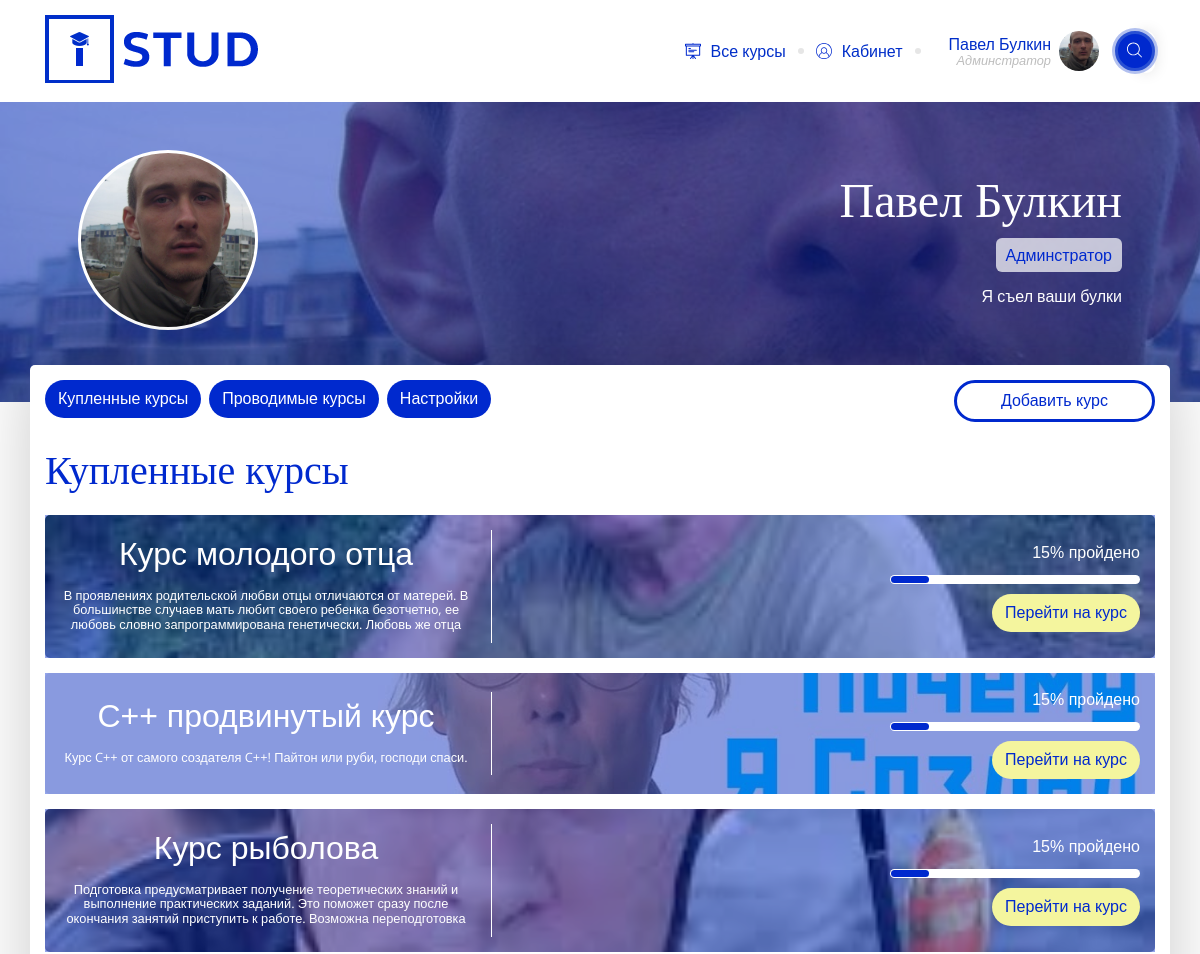
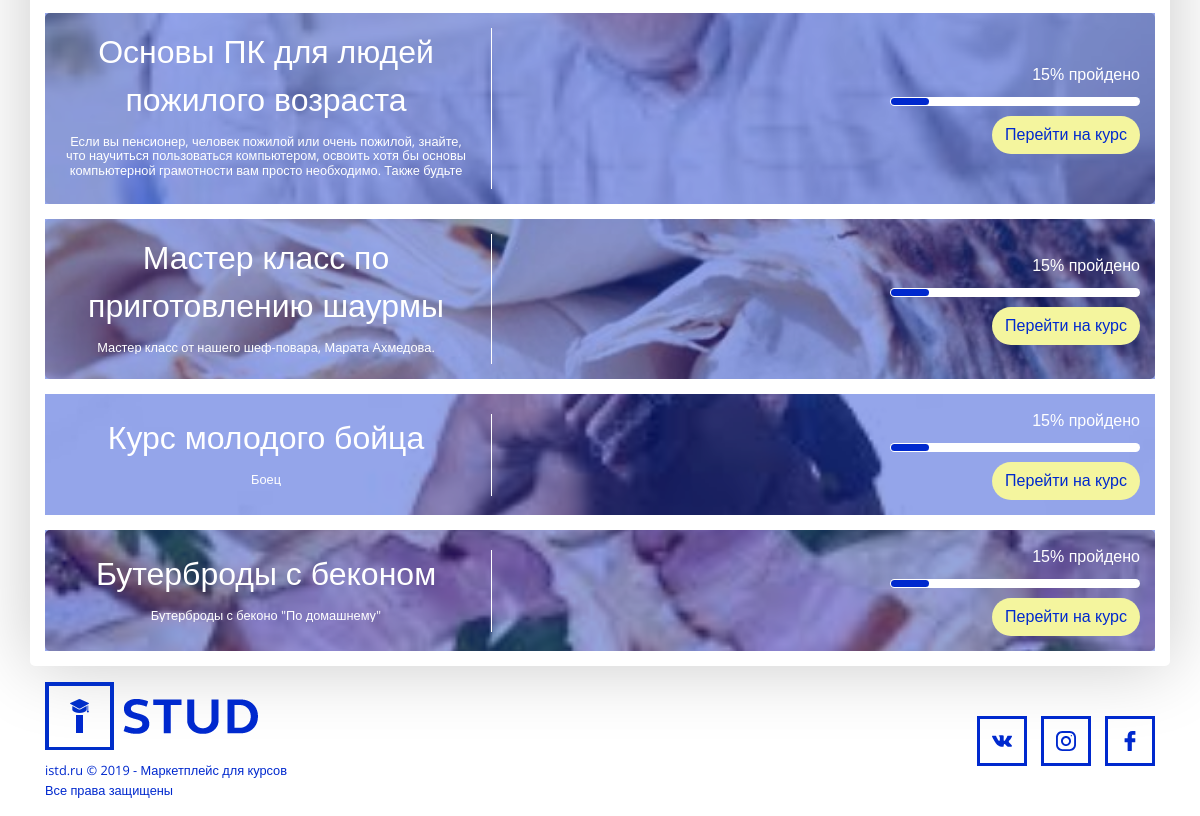
The app's page /bought/ (signed in) with its own data (2 pictures, top to bottom).
### users/models.py (models this page shows, shortened)
class User(AbstractBaseUser, PermissionsMixin):
    email = models.EmailField('email', unique=True)
    username = models.CharField('username', max_length=50, null=True, blank=True)
    first_name = models.CharField('Имя пользователя', max_length=30, blank=True, null=True, default=None)
    date_joined = models.DateTimeField('дата регистрации', auto_now_add=True)
    is_staff = models.BooleanField('сотрудник?', default=False)
    is_confirm = models.BooleanField('подтверждённый юзер', default=False)
    objects = UserManager()
    USERNAME_FIELD = 'email'
    REQUIRED_FIELDS = []
    class Meta:
        verbose_name = 'пользователь'
        verbose_name_plural = 'пользователи'
    def get_full_name(self):
        return self.first_name
    def userdata(self):
        return Profile.objects.get(user=self.pk)

### users/_models_proxy.py (models this page shows, shortened)
class UserProfile(models.Model):
    GENDER_CHOICES = (
        ('M', 'Мужской'),
        ('F', 'Женский'),
    )
    user = models.OneToOneField(settings.AUTH_USER_MODEL, on_delete=models.CASCADE)
    age = models.IntegerField('Возраст пользователя', blank=True, null=True)
    city = models.CharField('Город', max_length=100, blank=True, null=True)
    avatar = models.ImageField('Аватар', upload_to='avatars/', blank=True, null=True)
    about = models.TextField('О себе', blank=True, null=True)
    sex = models.CharField(choices=GENDER_CHOICES, max_length=1)
    balance = models.PositiveSmallIntegerField('Баланс', default=0)
    class Meta:
        verbose_name = 'Профиль пользователя'
        verbose_name_plural = 'Профили пользователя'

### courses/models.py (models this page shows, shortened)
class SubscribeToCourse(models.Model):
    course = models.ForeignKey(Course, on_delete=models.DO_NOTHING)
    user = models.ForeignKey(settings.AUTH_USER_MODEL, on_delete=models.DO_NOTHING)
    class Meta:
        verbose_name = 'Запись на курс'

class Course(models.Model):
    name = models.CharField('Название курса', max_length=100)
    price = models.IntegerField('Цена')
    duration = models.IntegerField('Длительность')
    description = models.TextField('Описание')
    img = models.ImageField('Изображение курса', upload_to="courses/", null=True, blank=True)
    category = models.ForeignKey(CourseCategory, on_delete=models.PROTECT)
    date_start = models.DateTimeField('Дата и время начала курса', auto_now=True, blank=True)
    creator = models.ForeignKey(settings.AUTH_USER_MODEL, on_delete=models.SET_NULL, null=True, blank=True)
    company_id = models.ForeignKey(Company, max_length=20, blank=True, null=True, on_delete=models.SET_NULL)  # TODO: создать модель компании
    class Meta:
        verbose_name = 'Курс'
        verbose_name_plural = 'Курсы'

### courses/views.py (the view)
# urls.py: path('bought/', coursesView.BoughtView.as_view(), name="bought"),
class BoughtView(BaseView):
    template_name = 'lk_bought.html'
    def get_context_data(self, **kwards):
        context = super(BoughtView, self).get_context_data(**kwards)
        context['bought'] = models.SubscribeToCourse.objects.filter(user=self.request.user)
        return context

### main/views.py (called while the page is built)
    def get_context_data(self, **kwards):
        context = super(BaseView, self).get_context_data(**kwards)
        if self.request.session.session_key is None:
            self.request.session.create()
        context['main'] = modelsAdmin.AdminModel
        return context

### templates/lk_bought.html
{% extends 'lk.html' %}
{% load static %}
{% block bg %}class="none"{% endblock %}
{% block lk_content %}
    <h1>Купленные курсы</h1>
    <div class="course-list-big">
        {% for c in bought %}
            <div class="course-card d-flex align-items-center justify-content-between" style="background-image: url('/media/{{ c.course.img }}')">
                <div class="cc-left">
                    <span class="title">{{ c.course.name }}</span>
                    <span class="description">{{ c.course.description }}</span>
                </div>
                <div class="cc-right">
                    <span class="title">15% пройдено</span>
                    <span class="progress-bar"><span style="width: 15%"></span></span>
                    <a href="{% url 'course' c.course.pk %}" class="btn btn-yellow">Перейти на курс</a>
                </div>
            </div>
        {% endfor %}
    </div>
{% endblock %}

### templates/lk.html (shortened to what this page needs)
{% extends 'base.html' %}
{% load static %}
{% block content %}
    <section id="cabinet">
        <div class="background-user" style="background-image: url('/media/{{ request.user.userdata.avatar }}'); background-position: 0 -518px; background-attachment: fixed;">
            <div class="container p-5">
                <div class="profile-header d-flex justify-content-between align-items-center">
                    <div class="ava big-ava" style="background-image: url('/media/{{ request.user.userdata.avatar }}');"></div>
                    <div class="about-user">
                        <h2>{{ request.user.get_full_name }}</h2>
                        <div class="label label-user">{{ request.user.username }}</div>
                        <div class="user-info">{{ request.user.userdata.about }}</div>
                    </div>
                </div>
            </div>
        </div>
        <div class="container user-lk-content">
            <div class="lk-main-content">
                <div class="d-flex justify-content-between lk-menu-content">
                    <nav class="lk-menu">
                        <ul class="d-flex align-items-center">
                            <li><a href="{% url 'bought' %}" class="btn mr-2">Купленные курсы</a></li>
                            <li><a href="/" class="btn mr-2">Проводимые курсы</a></li>
                            <li><a href="/" class="btn mr-2">Настройки</a></li>
                        </ul>
                    </nav>
                    <a href="/" class="btn btn-empty">Добавить курс</a>
                </div>
                {% block lk_content %}
                {% endblock %}
            </div>
        </div>
    </section>
{% endblock %}

### templates/base.html (shortened to what this page needs)
{% load static %}
<!doctype html>
<html lang="ru">
<head>
    <link rel="stylesheet" href="https://stackpath.bootstrapcdn.com/bootstrap/4.3.1/css/bootstrap.min.css"
>
    <link rel="stylesheet" href="https://cdnjs.cloudflare.com/ajax/libs/OwlCarousel2/2.3.4/assets/owl.carousel.min.css">
    <link rel="stylesheet" href="{% static 'dist/css/styles.css' %}">
</head>
<body {% block bg %}{% endblock %}>
<header>
    <div class="container d-flex justify-content-between">
        <a href="/" class="logo"></a>
        <div class="d-flex align-items-center">
            <nav class="main-menu">
                <ul class="d-flex">
                    <li class="d-flex align-items-center"><a href="{% url 'courses' %}" class="d-flex align-items-center">
                        <svg class="icon">
                            <use xlink:href="{% static '/dist/img/svg/sprite.svg' %}#cources"></use>
                        </svg>
                        Все курсы
                    </a></li>
                    {% if request.user.is_authenticated %}
                        <li class="d-flex align-items-center">
                            <a href="/cabinet" class="d-flex align-items-center">
                                <svg class="icon">
                                    <use xlink:href="{% static '/dist/img/svg/sprite.svg' %}#ava"></use>
                                </svg>
                                Кабинет
                            </a>
                        </li>
                    {% endif %}
                </ul>
            </nav>
            {% if request.user.is_authenticated %}
                <div class="about-user d-flex align-items-center m-3">
                    <div class="data mr-2">
                        {% if user %}
                            <div>{{ request.user.get_full_name }}</div>
                        {% endif %}
                        <div class="label">{{ request.user.username }}</div>
                    </div>
                    <div class="avatar" style="background-image: url('/media/{{ request.user.userdata.avatar }}');"></div>
                </div>
            {% endif %}
            <div class="search">
                <form action="{% url 'search' %}" method="get">
                    <button class="btn search-btn"
                            onclick="$('.close-search svg').css({'opacity': '1'});$('.search input').css({'width':'690px'});if($('.search input').css('width') !== '690px'){return false;}">
                        <svg class="icon">
                            <use xlink:href="{% static '/dist/img/svg/sprite.svg' %}#glass"></use>
                        </svg>
                    </button>
                </form>
            </div>
        </div>
    </div>
</header>
{% block content %}
{% endblock %}
<footer>
    <div class="container pb-3 pt-3 d-flex align-items-center justify-content-between">
        <div>
            <a href="/" class="logo footer-logo"></a>
            <div class="copy">
                istd.ru © 2019 - Маркетплейс для курсов <br>
                Все права защищены
            </div>
        </div>
        <div class="social">
            <ul>
                <li><a href="https://vk.com">
                    <svg class="icon">
                        <use xlink:href="{% static '/dist/img/svg/sprite.svg' %}#vk"></use>
                    </svg>
                </a></li>
                <li><a href="https://instagram.com">
                    <svg class="icon">
                        <use xlink:href="{% static '/dist/img/svg/sprite.svg' %}#inst"></use>
                    </svg>
                </a></li>
                <li><a href="https://facebook.com">
                    <svg class="icon">
                        <use xlink:href="{% static '/dist/img/svg/sprite.svg' %}#fb"></use>
                    </svg>
                </a></li>
            </ul>
        </div>
    </div>
</footer>
</body>
</html>

### records on screen
User: user.get_full_name "Павел Булкин", user.username "Админстратор", user.userdata.avatar (picture), user.userdata.about "Я съел ваши булки"
SubscribeToCourse: course.img (picture), course.name "Курс молодого отца", course.description "В проявлениях родительской любви отцы отличаются от матерей. В большинстве случаев мать любит своего ребенка безотчетно, ее любовь словно запрограммирована генетически. Любовь же отца…"
SubscribeToCourse: course.img (placeholder picture), course.name "C++ продвинутый курс", course.description "Курс C++ от самого создателя C++! Пайтон или руби, господи спаси."
SubscribeToCourse: course.img (picture), course.name "Курс рыболова", course.description "Подготовка предусматривает получение теоретических знаний и выполнение практических заданий. Это поможет сразу после окончания занятий приступить к работе. Возможна переподготовка…"
SubscribeToCourse: course.img (picture), course.name "Основы ПК для людей пожилого возраста", course.description "Если вы пенсионер, человек пожилой или очень пожилой, знайте, что научиться пользоваться компьютером, освоить хотя бы основы компьютерной грамотности вам просто необходимо. Также будьте…"
SubscribeToCourse: course.img (picture), course.name "Мастер класс по приготовлению шаурмы", course.description "Мастер класс от нашего шеф-повара, Марата Ахмедова."
SubscribeToCourse: course.img (picture), course.name "Курс молодого бойца", course.description "Боец"
SubscribeToCourse: course.img (picture), course.name "Бутерброды с беконом", course.description "Бутерброды с беконо \"По домашнему\""
